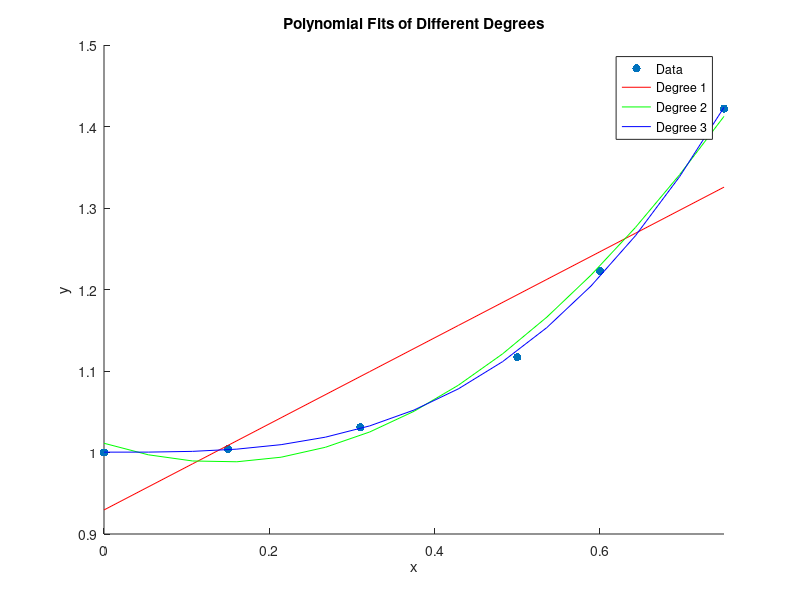

Write MATLAB code to recreate this figure.
function driver
    % Data points
    data = [
        0,    1.0;
        0.15, 1.004;
        0.31, 1.031;
        0.5,  1.117;
        0.6,  1.223;
        0.75, 1.422
    ];

    coeff_store = cell(3, 1); % Corrected to store coefficients for each degree

    for n = 1:3
        coeff = main(n, data);
        disp(['degree: ', num2str(n)]);
        disp(coeff);
        coeff_store{n} = coeff; % Corrected to properly store coefficients
    end

    plotPolynomials(data, coeff_store); % Call plotting function with correct arguments
end

function coeff = main(degree, data)
    % Calculate LHS and RHS matrices
    LHS_matrix = Cal_LHS(degree, data(:,1));
    RHS_matrix = Cal_RHS(degree, data);

    % Solve the normal equations
    coeff = LHS_matrix \ RHS_matrix;
end

function LHS_matrix = Cal_LHS(degree, x_data)
    n = degree;
    LHS_matrix = zeros(n+1, n+1);

    for row = 1:n+1
        for col = 1:n+1
            LHS_matrix(row, col) = sum(x_data .^ (row+col-2));
        end
    end
end

function RHS_matrix = Cal_RHS(degree, data)
    n = degree;
    RHS_matrix = zeros(n+1, 1);

    for iter = 0:n
        RHS_matrix(iter+1) = sum(data(:,2) .* (data(:,1) .^ iter));
    end
end

function plotPolynomials(data, coeff_store)
    x = data(:,1);
    y = data(:,2);
    
    figure; % Start a new figure
    scatter(x, y, 'filled'); % Plot original data points
    hold on;
    
    colors = ['r', 'g', 'b']; % Define colors for different degrees
    
    for i = 1:length(coeff_store)
        coeffs = coeff_store{i};
        poly = @(x) polyval(flip(coeffs), x); % Define polynomial using coeffs
        fplot(poly, [min(x), max(x)], colors(i)); % Plot polynomial
    end
    
    hold off;
    xlabel('x');
    ylabel('y');
    title('Polynomial Fits of Different Degrees');
    legend('Data', 'Degree 1', 'Degree 2', 'Degree 3', 'Location', 'best');
end